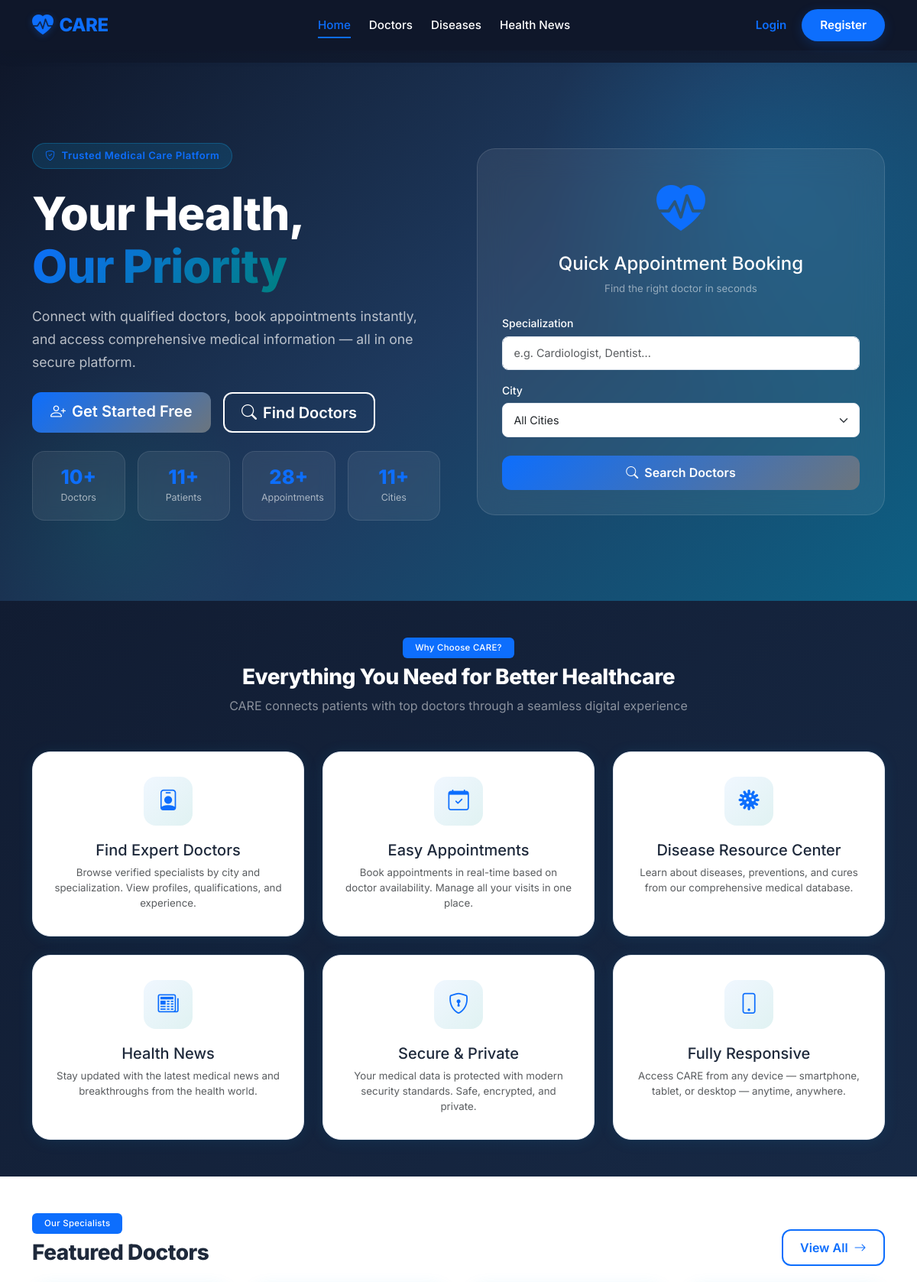
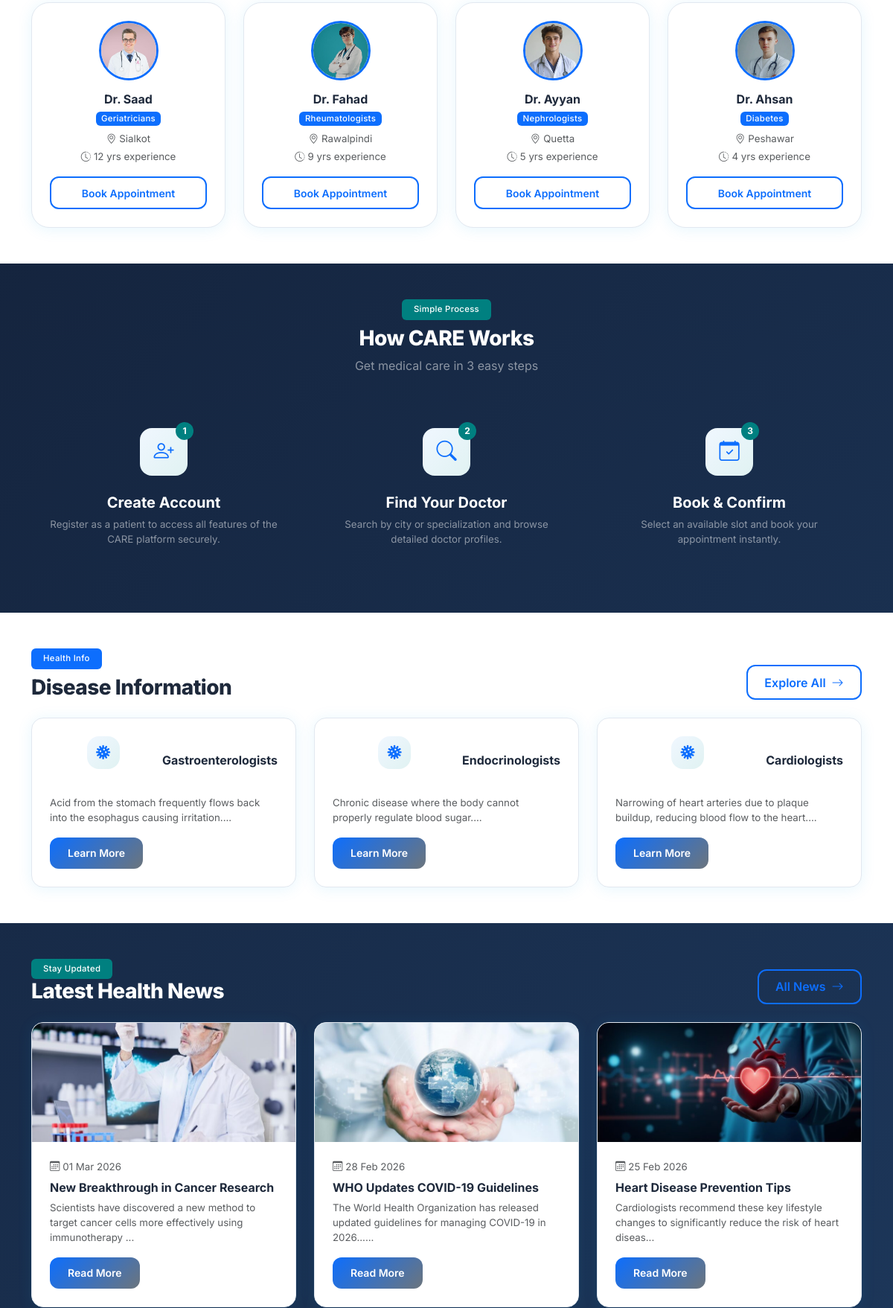
The page / (upper part) on the database its author committed (2 pictures, top to bottom).
### tables this page shows
CREATE TABLE `doctors` (
  `id` int(11) NOT NULL,
  `user_id` int(11) NOT NULL,
  `full_name` varchar(100) NOT NULL,
  `specialization` varchar(100) NOT NULL,
  `qualification` varchar(150) DEFAULT NULL,
  `experience` int(11) DEFAULT NULL,
  `phone` varchar(20) DEFAULT NULL,
  `address` text DEFAULT NULL,
  `city_id` int(11) NOT NULL,
  `profile_image` varchar(255) DEFAULT NULL,
  `created_at` timestamp NOT NULL DEFAULT current_timestamp()
);

CREATE TABLE `cities` (
  `id` int(11) NOT NULL,
  `city_name` varchar(100) NOT NULL,
  `status` enum('active','inactive') DEFAULT 'active',
  `created_at` timestamp NOT NULL DEFAULT current_timestamp()
);

CREATE TABLE `diseases` (
  `id` int(11) NOT NULL,
  `title` varchar(150) NOT NULL,
  `description` text NOT NULL,
  `created_at` timestamp NOT NULL DEFAULT current_timestamp()
);

CREATE TABLE `medical_news` (
  `id` int(11) NOT NULL,
  `title` varchar(200) NOT NULL,
  `content` text NOT NULL,
  `image` varchar(255) DEFAULT NULL,
  `published_date` date DEFAULT NULL,
  `created_at` timestamp NOT NULL DEFAULT current_timestamp()
);

### includes/auth.php (called while the page is built, shortened)
<?php
function isLoggedIn() {
    return isset($_SESSION['user_id']) && !empty($_SESSION['user_id']);
}
function e($string) {
    return htmlspecialchars($string ?? '', ENT_QUOTES, 'UTF-8');
}
function formatDate($date) {
    return date('d M Y', strtotime($date));
}
?>

### index.php (the view, shortened to what this page needs)
<?php
require_once 'config/db.php';
require_once 'includes/auth.php';
$totalDoctors  = $conn->query("SELECT COUNT(*) FROM doctors")->fetch_row()[0];
$totalPatients = $conn->query("SELECT COUNT(*) FROM patients")->fetch_row()[0];
$totalAppts    = $conn->query("SELECT COUNT(*) FROM appointments")->fetch_row()[0];
$totalCities   = $conn->query("SELECT COUNT(*) FROM cities WHERE status='active'")->fetch_row()[0];
$featuredDocs = $conn->query("
    SELECT d.*, c.city_name, u.email
    FROM doctors d
    JOIN cities c ON d.city_id = c.id
    JOIN users u ON d.user_id = u.id
    ORDER BY d.created_at DESC LIMIT 4
");
$recentDiseases = $conn->query("SELECT * FROM diseases ORDER BY created_at DESC LIMIT 3");
$recentNews = $conn->query("SELECT * FROM medical_news ORDER BY created_at DESC LIMIT 3");
include 'includes/header.php';
?>
<section class="hero-section">
    <div class="container">
        <div class="row align-items-center g-5">
            <div class="col-lg-6">
                <div class="hero-badge">
                    <i class="bi bi-shield-check"></i>
                    Trusted Medical Care Platform
                </div>
                <h1 class="hero-title mb-3">
                    Your Health,<br>
                    <span class="highlight">Our Priority</span>
                </h1>
                <p class="hero-desc mb-4">
                    Connect with qualified doctors, book appointments instantly, and access comprehensive medical information — all in one secure platform.
                </p>
                <div class="d-flex flex-wrap gap-3 mb-4">
                    <?php if (!isLoggedIn()): ?>
                    <a href="register.php" class="btn btn-care btn-lg pulse-btn">
                        <i class="bi bi-person-plus me-2"></i>Get Started Free
                    </a>
                    <a href="doctors.php" class="btn btn-care-outline btn-lg text-white border-white">
                        <i class="bi bi-search me-2"></i>Find Doctors
                    </a>
                    <?php else: ?>
                    <a href="<?= getUserRole() ?>/dashboard.php" class="btn btn-care btn-lg">
                        <i class="bi bi-grid me-2"></i>Go to Dashboard
                    </a>
                    <?php endif; ?>
                </div>
                <div class="d-flex flex-wrap gap-3">
                    <div class="hero-stat">
                        <div class="value"><?= $totalDoctors ?>+</div>
                        <div class="label">Doctors</div>
                    </div>
                    <div class="hero-stat">
                        <div class="value"><?= $totalPatients ?>+</div>
                        <div class="label">Patients</div>
                    </div>
                    <div class="hero-stat">
                        <div class="value"><?= $totalAppts ?>+</div>
                        <div class="label">Appointments</div>
                    </div>
                    <div class="hero-stat">
                        <div class="value"><?= $totalCities ?>+</div>
                        <div class="label">Cities</div>
                    </div>
                </div>
            </div>
            <div class="col-lg-6 d-none d-lg-block">
                <div class="hero-card">
                    <div class="text-center mb-4">
                        <i class="bi bi-heart-pulse-fill text-care" style="font-size:4rem;"></i>
                        <h4 class="text-white mt-2">Quick Appointment Booking</h4>
                        <p class="text-white-50 small">Find the right doctor in seconds</p>
                    </div>
                    <form method="GET" action="doctors.php" class="d-flex flex-column gap-3">
                        <div>
                            <label class="form-label text-white small">Specialization</label>
                            <input type="text" name="specialization" placeholder="e.g. Cardiologist, Dentist..." class="form-control">
                        </div>
                        <div>
                            <label class="form-label text-white small">City</label>
                            <select name="city_id" class="form-select">
                                <option value="">All Cities</option>
                            </select>
                        </div>
                        <button type="submit" class="btn btn-care w-100 mt-2">
                            <i class="bi bi-search me-2"></i>Search Doctors
                        </button>
                    </form>
                </div>
            </div>
        </div>
    </div>
</section>
<section class="py-6 py-5">
    <div class="container">
        <div class="text-center mb-5">
            <span class="badge bg-care px-3 py-2 mb-2">Why Choose CARE?</span>
            <h2 class="section-title text-white">Everything You Need for Better Healthcare</h2>
            <p class="section-subtitle text-white-50">CARE connects patients with top doctors through a seamless digital experience</p>
        </div>
        <div class="row g-4">
            <?php
            $features = [
                ['bi bi-person-badge','Find Expert Doctors','Browse verified specialists by city and specialization. View profiles, qualifications, and experience.'],
                ['bi bi-calendar-check','Easy Appointments','Book appointments in real-time based on doctor availability. Manage all your visits in one place.'],
                ['bi bi-virus','Disease Resource Center','Learn about diseases, preventions, and cures from our comprehensive medical database.'],
                ['bi bi-newspaper','Health News','Stay updated with the latest medical news and breakthroughs from the health world.'],
                ['bi bi-shield-lock','Secure & Private','Your medical data is protected with modern security standards. Safe, encrypted, and private.'],
                ['bi bi-phone','Fully Responsive','Access CARE from any device — smartphone, tablet, or desktop — anytime, anywhere.'],
            ];
            foreach ($features as [$icon, $title, $desc]):
            ?>
            <div class="col-lg-4 col-md-6 observe-animate">
                <div class="feature-card">
                    <div class="feature-icon"><i class="bi <?= $icon ?>"></i></div>
                    <h5 class="fw-700 mb-2"><?= $title ?></h5>
                    <p class="text-muted small mb-0"><?= $desc ?></p>
                </div>
            </div>
            <?php endforeach; ?>
        </div>
    </div>
</section>
<?php if ($featuredDocs && $featuredDocs->num_rows > 0): ?>
<section class="py-5 bg-white">
    <div class="container">
        <div class="d-flex justify-content-between align-items-end mb-4">
            <div>
                <span class="badge bg-care px-3 py-2 mb-2">Our Specialists</span>
                <h2 class="section-title mb-0">Featured Doctors</h2>
            </div>
            <a href="doctors.php" class="btn btn-care-outline">View All <i class="bi bi-arrow-right ms-1"></i></a>
        </div>
        <div class="row g-4">
            <?php while ($doc = $featuredDocs->fetch_assoc()): ?>
            <div class="col-lg-3 col-md-6 observe-animate">
                <div class="doctor-card p-4 text-center h-100">
                    <div class="mb-3 d-flex justify-content-center">
                        <?php if ($doc['profile_image']): ?>
                        <img src="uploads/profiles/<?= e($doc['profile_image']) ?>" alt="<?= e($doc['full_name']) ?>" class="doctor-avatar">
                        <?php else: ?>
                        <div class="doctor-avatar-placeholder"><i class="bi bi-person"></i></div>
                        <?php endif; ?>
                    </div>
                    <h6 class="fw-bold mb-1"><?= e($doc['full_name']) ?></h6>
                    <span class="badge bg-care mb-2"><?= e($doc['specialization']) ?></span>
                    <p class="text-muted small mb-1"><i class="bi bi-geo-alt me-1"></i><?= e($doc['city_name']) ?></p>
                    <?php if ($doc['experience']): ?>
                    <p class="text-muted small mb-3"><i class="bi bi-clock-history me-1"></i><?= e($doc['experience']) ?> yrs experience</p>
                    <?php endif; ?>
                    <?php if (isLoggedIn() && getUserRole() === 'patient'): ?>
                    <a href="patient/book_appointment.php?doctor_id=<?= $doc['id'] ?>" class="btn btn-care btn-sm w-100">Book Now</a>
                    <?php else: ?>
                    <a href="login.php" class="btn btn-care-outline btn-sm w-100">Book Appointment</a>
                    <?php endif; ?>
                </div>
            </div>
            <?php endwhile; ?>
        </div>
    </div>
</section>
<?php endif; ?>
<section class="py-5">
    <div class="container">
        <div class="text-center mb-5">
            <span class="badge bg-teal px-3 py-2 mb-2">Simple Process</span>
            <h2 class="section-title text-white">How CARE Works</h2>
            <p class="section-subtitle text-white-50">Get medical care in 3 easy steps</p>
        </div>
        <div class="row g-4 justify-content-center text-white">
            <?php $steps = [
                ['1','bi bi-person-plus','Create Account','Register as a patient to access all features of the CARE platform securely.'],
                ['2','bi bi-search','Find Your Doctor','Search by city or specialization and browse detailed doctor profiles.'],
                ['3','bi bi-calendar-check','Book & Confirm','Select an available slot and book your appointment instantly.'],
            ]; foreach ($steps as [$num, $icon, $title, $desc]): ?>
            <div class="col-lg-4 col-md-6">
                <div class="text-center p-4">
                    <div style="position:relative;display:inline-block;margin-bottom:1.5rem;">
                        <div class="feature-icon mx-auto mb-0">
                            <i class="bi <?= $icon ?>"></i>
                        </div>
                        <span style="position:absolute;top:-8px;right:-8px;width:24px;height:24px;background:var(--care-teal);color:#fff;border-radius:50%;font-size:.75rem;font-weight:700;display:flex;align-items:center;justify-content:center;"><?= $num ?></span>
                    </div>
                    <h5 class="fw-bold"><?= $title ?></h5>
                    <p class="text-white-50 small"><?= $desc ?></p>
                </div>
            </div>
            <?php endforeach; ?>
        </div>
    </div>
</section>
<?php if ($recentDiseases->num_rows > 0): ?>
<section class="py-5 bg-white">
    <div class="container">
        <div class="d-flex justify-content-between align-items-end mb-4">
            <div>
                <span class="badge bg-care px-3 py-2 mb-2">Health Info</span>
                <h2 class="section-title mb-0">Disease Information</h2>
            </div>
            <a href="diseases.php" class="btn btn-care-outline">Explore All <i class="bi bi-arrow-right ms-1"></i></a>
        </div>
        <div class="row g-4">
            <?php while ($dis = $recentDiseases->fetch_assoc()): ?>
            <div class="col-md-4">
                <div class="care-card h-100 p-4">
                    <div class="d-flex align-items-center gap-2 mb-3">
                        <div class="feature-icon" style="width:44px;height:44px;font-size:1.2rem;">
                            <i class="bi bi-virus"></i>
                        </div>
                        <h6 class="mb-0 fw-bold"><?= e($dis['title']) ?></h6>
                    </div>
                    <p class="text-muted small mb-3"><?= e(substr($dis['description'], 0, 120)) ?>...</p>
                    <a href="diseases.php#disease-<?= $dis['id'] ?>" class="btn btn-care btn-sm">Learn More</a>
                </div>
            </div>
            <?php endwhile; ?>
        </div>
    </div>
</section>
<?php endif; ?>
<?php if ($recentNews->num_rows > 0): ?>
<section class="py-5">
    <div class="container">
        <div class="d-flex justify-content-between align-items-end mb-4">
            <div>
                <span class="badge bg-teal px-3 py-2 mb- text-white">Stay Updated</span>
                <h2 class="section-title mb-0 text-white">Latest Health News</h2>
            </div>
            <a href="news.php" class="btn btn-care-outline">All News <i class="bi bi-arrow-right ms-1"></i></a>
        </div>
        <div class="row g-4">
            <?php while ($n = $recentNews->fetch_assoc()): ?>
            <div class="col-md-4">
                <div class="care-card h-100">
                    <?php if ($n['image'] && file_exists("uploads/news/" . $n['image'])): ?>
                    <img src="uploads/news/<?= e($n['image']) ?>" class="card-img-top" style="height:160px;object-fit:cover;" alt="">
                    <?php else: ?>
                    <div class="d-flex align-items-center justify-content-center" style="height:160px;background:linear-gradient(135deg,var(--care-blue-light),var(--care-teal-light));">
                        <i class="bi bi-newspaper text-care fs-1"></i>
                    </div>
                    <?php endif; ?>
                    <div class="p-4">
                        <p class="text-muted small mb-2"><i class="bi bi-calendar3 me-1"></i><?= formatDate($n['published_date'] ?? $n['created_at']) ?></p>
                        <h6 class="fw-bold mb-2"><?= e($n['title']) ?></h6>
                        <p class="text-muted small mb-0"><?= e(substr($n['content'], 0, 100)) ?>...</p>
                        <a href="news.php#news-<?= $n['id'] ?>" class="btn btn-care btn-sm mt-3">Read More</a>
                    </div>
                </div>
            </div>
            <?php endwhile; ?>
        </div>
    </div>
</section>
<?php endif; ?>
<?php include 'includes/footer.php'; ?>

### assets/css/header.css (style rules this page uses)
:root { --care-primary: #0d6efd; --care-primary-dark: #0a58ca; --care-secondary: #6c757d; --care-teal: #008080; --care-teal-light: #e0f2f2; --care-blue-light: #f0f7ff; --care-white: #ffffff; --care-dark: #212529; --navbar-bg: #0f172a; --care-gray-100: #f8f9fa; --care-gray-200: #e9ecef; --care-shadow: 0 4px 20px rgba(0, 0, 0, 0.08); --care-transition: all 0.3s cubic-bezier(0.4, 0, 0.2, 1); }

### rows shown on the page
doctors: profile_image (picture), full_name "Dr. Saad", specialization "Geriatricians", city.city_name "Sialkot", experience "12"
doctors: profile_image (picture), full_name "Dr. Fahad", specialization "Rheumatologists", city.city_name "Rawalpindi", experience "9"
doctors: profile_image (picture), full_name "Dr. Ayyan", specialization "Nephrologists", city.city_name "Quetta", experience "5"
doctors: profile_image (picture), full_name "Dr. Ahsan", specialization "Diabetes", city.city_name "Peshawar", experience "4"
diseases: title "Gastroenterologists", description "Acid from the stomach frequently flows back into the esophagus causing irritation."
diseases: title "Endocrinologists", description "Chronic disease where the body cannot properly regulate blood sugar."
diseases: title "Cardiologists", description "Narrowing of heart arteries due to plaque buildup, reducing blood flow to the heart."
medical_news: image (picture), published_date "01 Mar 2026", title "New Breakthrough in Cancer Research", content "Scientists have discovered a new method to target cancer cells more effectively using immunotherapy"
medical_news: image (picture), published_date "28 Feb 2026", title "WHO Updates COVID-19 Guidelines", content "The World Health Organization has released updated guidelines for managing COVID-19 in 2026..."
medical_news: image (picture), published_date "25 Feb 2026", title "Heart Disease Prevention Tips", content "Cardiologists recommend these key lifestyle changes to significantly reduce the risk of heart diseas"

### other values the page prints
$totalDoctors "10"
$totalPatients "11"
$totalAppts "28"
$totalCities "11"
$title "Find Expert Doctors"
$desc "Browse verified specialists by city and specialization. View profiles, qualifications, and experience."
$title "Easy Appointments"
$desc "Book appointments in real-time based on doctor availability. Manage all your visits in one place."
$title "Disease Resource Center"
$desc "Learn about diseases, preventions, and cures from our comprehensive medical database."
$title "Health News"
$desc "Stay updated with the latest medical news and breakthroughs from the health world."
$title "Secure & Private"
$desc "Your medical data is protected with modern security standards. Safe, encrypted, and private."
$title "Fully Responsive"
